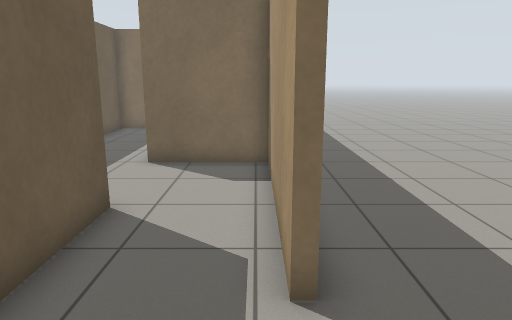
[1] (above)

16 first-person views from a walk through a robot-simulator world made for Gazebo. The camera is 1.2 m above the floor, tilts 12° down and sees 70° across. The floor is counted in squares, 0.5 m on a side. Each view is taken from the middle of a square. On the plan, view 1 faces up. The plan holds only what a view shows up to about 20 squares ahead; the rest is blank. The place goes on beyond the plan.

[2]
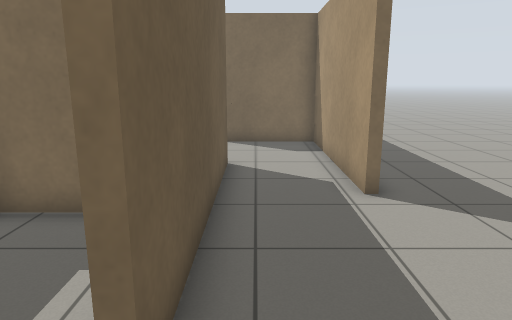

[3]
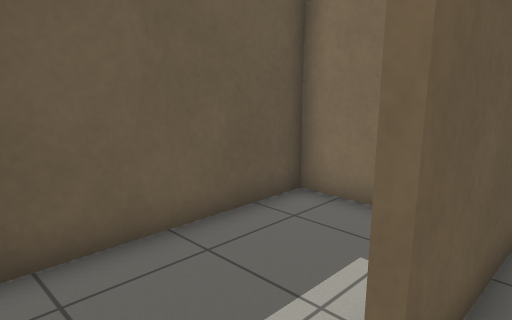

[4]
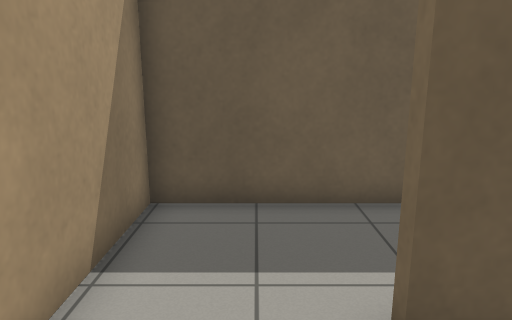

[5]
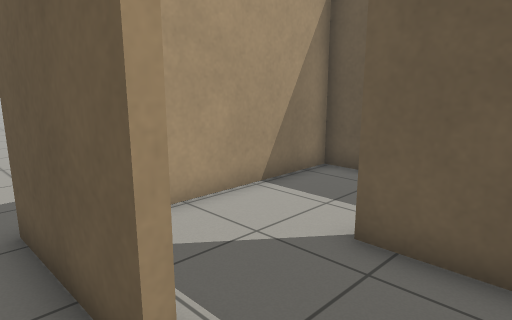

[6]
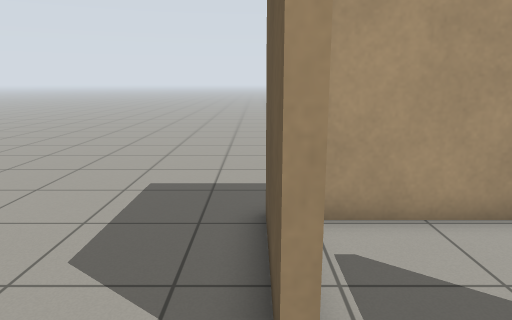

[7]
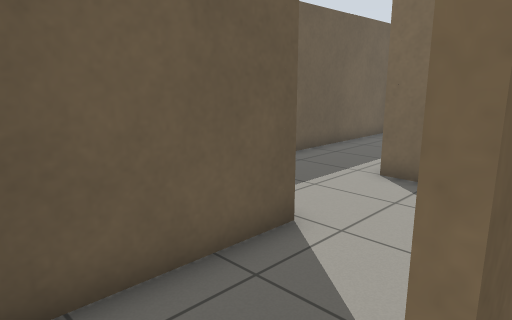

[8]
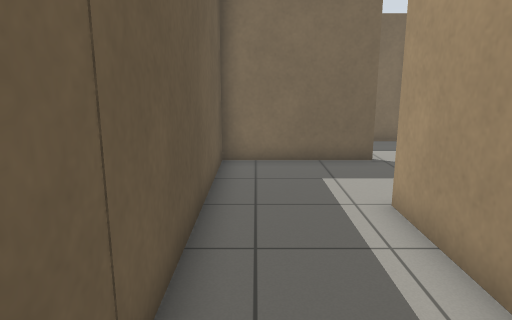

[9]
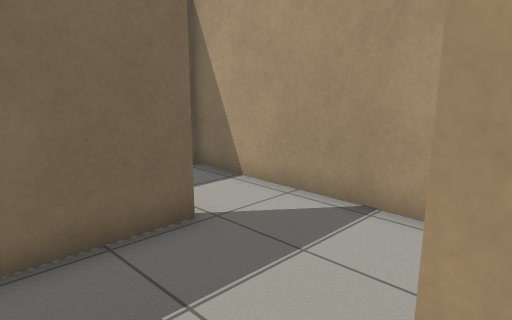

[10]
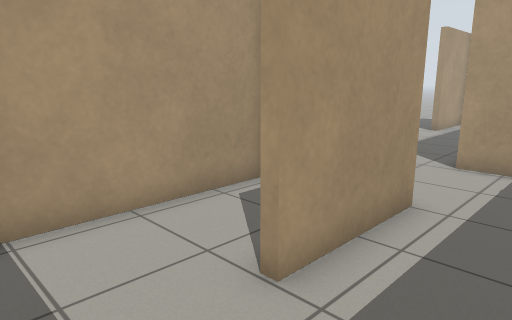

[11]
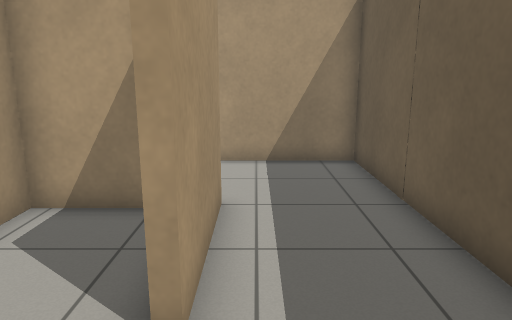

[12]
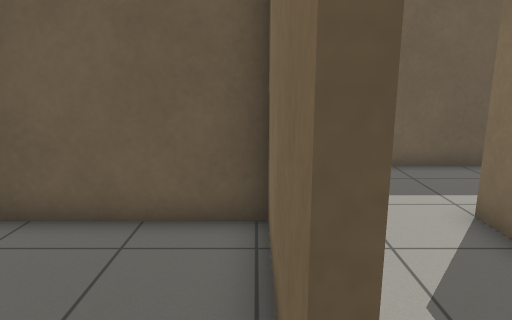

[13]
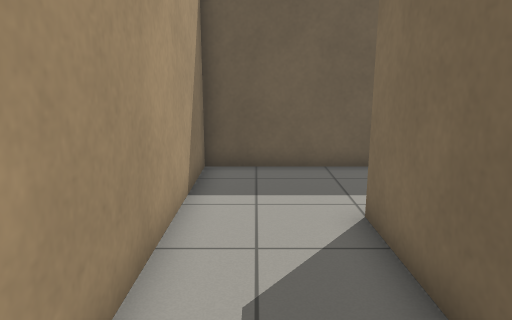

[14]
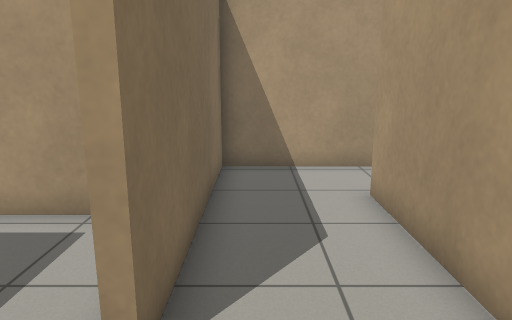

[15]
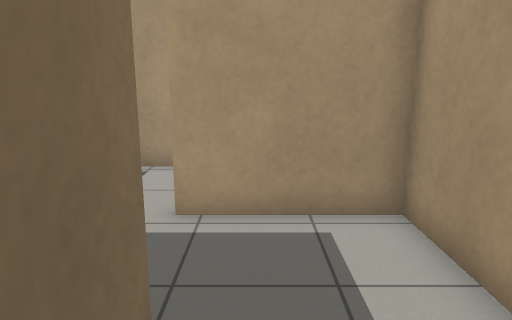

[16]
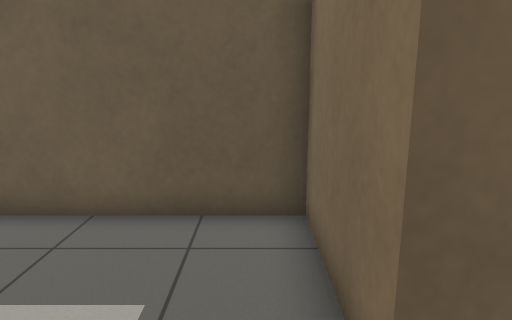

### Floor plan
Points are (right, up) in squares from view 1. A wall is a line through its corners. A room is listed if a view was taken in it or the views show most of it. See-through windows are left out.
Room 1 (views 1, 2, 3, 4)
walls: (0.4, 3.6) (0.4, 10.9) (-3.3, 10.9); (-2.9, 6.8) (-2.9, -1.7) (-3.2, -1.7); (0.4, -4.8) (0.4, -1.4); (-3.6, -5.1) (-0.1, -5.1)
ways out: opening at (1, 1) to room 2; opening at (-3, 9) to room 3; opening at (-3, -3) to room 7
Room 2 (views 5, 6, 7)
walls: (0.8, -1.4) (0.8, -5.5); (0.8, 4.8) (0.8, 3.6)
ways out: opening at (1, 1) to room 1
Room 3 (views 8, 9, 10, 11)
walls: (-3.3, 10.9) (-3.3, 15); (-2.4, 19.2) (-7.1, 19.2) (-7.1, 6.8) (-2.9, 6.8)
ways out: opening at (-3, 9) to room 1; opening at (-3, 16.5) to room 4
Room 4 (view 12)
walls: (-2.4, 19.5) (-2.4, 19.2); (-1.9, 11.2) (0.4, 11.2) (0.4, 20.5)
ways out: opening at (-3, 16.5) to room 3; opening at (-1.5, 19.5) to room 5
Room 5 (views 13, 14)
walls: (-11.4, 23.4) (-11.4, 19.5) (-2.4, 19.5); (0.4, 20.5) (0.4, 23) (-7.3, 23) (-7.3, 23.4)
ways out: opening at (-1.5, 19.5) to room 4; opening at (-9, 23) to room 6
Room 6 (views 15, 16)
walls: (-6.5, 23.3) (-3.6, 23.3) (-3.6, 27.5); (-7.1, 27.5) (-7.1, 26.9) (-11.4, 26.9) (-11.4, 23.4)
ways out: opening at (-9, 23) to room 5
Room 7 (no view inside)
walls: (-5.1, 2.5) (-7.1, 2.5) (-7.1, -5.1) (-3.6, -5.1)
ways out: opening at (-3, -3) to room 1

Where each view was taken, in squares from view 1:
view 1: 0 up, 0 right, facing up
view 2: 4 down, 2 left, facing up
view 3: 4 down, 2 left, facing up-left
view 4: 3 down, 0 right, facing left
view 5: 1 up, 2 right, facing down-left
view 6: 1 up, 1 right, facing down
view 7: 2 up, 1 right, facing up-left
view 8: 8 up, 6 left, facing up
view 9: 14 up, 6 left, facing up-right
view 10: 18 up, 6 left, facing down-right
view 11: 18 up, 4 left, facing down
view 12: 19 up, 1 left, facing left
view 13: 21 up, 1 left, facing left
view 14: 22 up, 10 left, facing right
view 15: 26 up, 10 left, facing right
view 16: 26 up, 5 left, facing left
